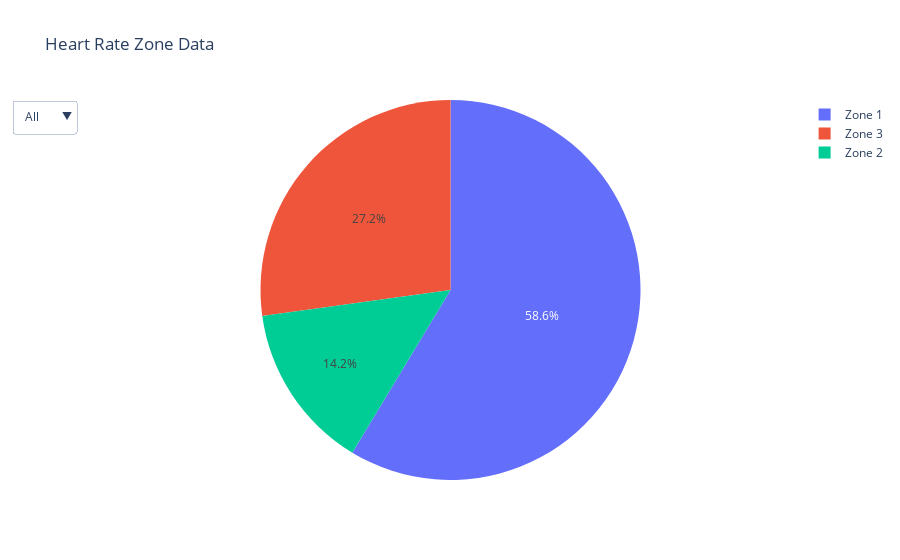

Notebook cell for this chart:
### Markdown cell above
# Data Manipulation

### Code cell
# Heart Rate Zones and their labels
bins = [0, 150, 160, 205]
labels = ['Zone 1', 'Zone 2', 'Zone 3']

test_df = twoact.explode('data')

hr = test_df.loc[test_df['type'] == 'heartrate']
hr['zone'] = pd.cut(hr['data'], bins=bins, labels=labels)

def get_binned(exploded_hr_data, activity_type=None):
    if activity_type: 
        df = exploded_hr_data.loc[exploded_hr_data['activity_type'] == activity_type]
        counts = pd.cut(df['data'], bins=bins, labels=labels).value_counts().sort_index()
        binned = pd.DataFrame({'zones':counts.index, 'counts':counts}).reset_index(drop=True)
        return binned
    else: 
        counts = pd.cut(exploded_hr_data['data'], bins=bins, labels=labels).value_counts().sort_index()
        binned = pd.DataFrame({'zones':counts.index, 'counts':counts}).reset_index(drop=True)
        return binned
        
binned = get_binned(hr)
fig3 = px.pie(data_frame=binned, values='counts', names='zones', title='Heart Rate Zone Data')

update_menus = []
buttons = [
    {
        'method':'restyle',
        'label':'All',
        'args':[{'values': [get_binned(hr)['counts']]},]
    }
]
for activity_type in hr['activity_type'].unique():
    b = {
            'method':'restyle',
            'label':activity_type,
            'args':[{'values': [get_binned(hr, activity_type)['counts']]},]
        }
    buttons.append(b)
update_menus.append({'buttons':buttons})

fig3.update_layout(updatemenus=update_menus)
fig3.show()

#count = pd.cut(hr['data'], bins=bins, labels=labels) #.value_counts().sort_index()
#binned_counts = pd.DataFrame({'zones':count.index, 'counts':count}).reset_index(drop=True)

### Figure 1 — Plotly figure (JSON) as saved in the notebook; plotly's stock layout.template omitted (floating-point values rounded to 4 significant figures)
{"data": [{"domain": {"x": [0, 1], "y": [0, 1]}, "hovertemplate": "zones=%{label}<br>counts=%{value}<extra></extra>", "labels": ["Zone 1", "Zone 2", "Zone 3"], "legendgroup": "", "name": "", "showlegend": true, "type": "pie", "values": [4232, 1023, 1961]}], "layout": {"legend": {"tracegroupgap": 0}, "title": {"text": "Heart Rate Zone Data"}, "updatemenus": [{"buttons": [{"args": [{"values": [[4232, 1023, 1961]]}], "label": "All", "method": "restyle"}, {"args": [{"values": [[2179, 450, 985]]}], "label": "Run", "method": "restyle"}, {"args": [{"values": [[2053, 573, 976]]}], "label": "Ride", "method": "restyle"}]}]}}
